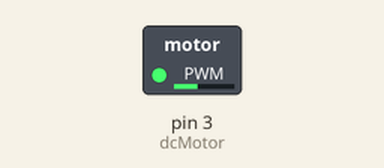
Bench run of a sketch on a simulated Arduino Uno, built with avr-gcc and run on an emulated ATmega328P. On the bench: switched loads named in the sketch (green lamp = pin HIGH).

Above: at 0.05 s.
At 4.05 s:
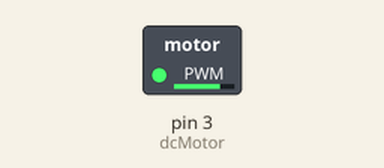
At 8.0 s:
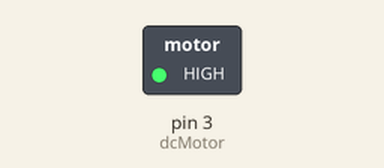
Timing chart, 0 to 10.4 s (numbered marks = the images above):
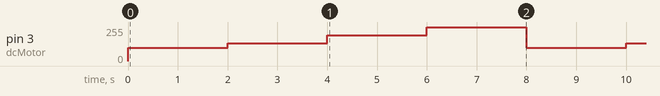

Measured:
- by itself, pin 3 (dcMotor): repeats every 8.0 s: 135/255 2.0 s, 195/255 2.0 s, 255/255 2.0 s, 99/255 2.0 s

The sketch:

DC_Moter.ino
```cpp
/* Sample code (Stepper motor-Clockwise)*/
/* Interfacing & Controlling the speed of DC motor */

int dcMotor=3;

void setup()
{
  Serial.begin(9600);                   //Set baud rate serial monitor
  pinMode(dcMotor,OUTPUT);
}

void loop()
{
    analogWrite(dcMotor,99);  // give output value between 0 to 255
    delay(2000);

    analogWrite(dcMotor,135);
    delay(2000);

    analogWrite(dcMotor,195);
    delay(2000);

    analogWrite(dcMotor,255);
    delay(2000);
 }
```
